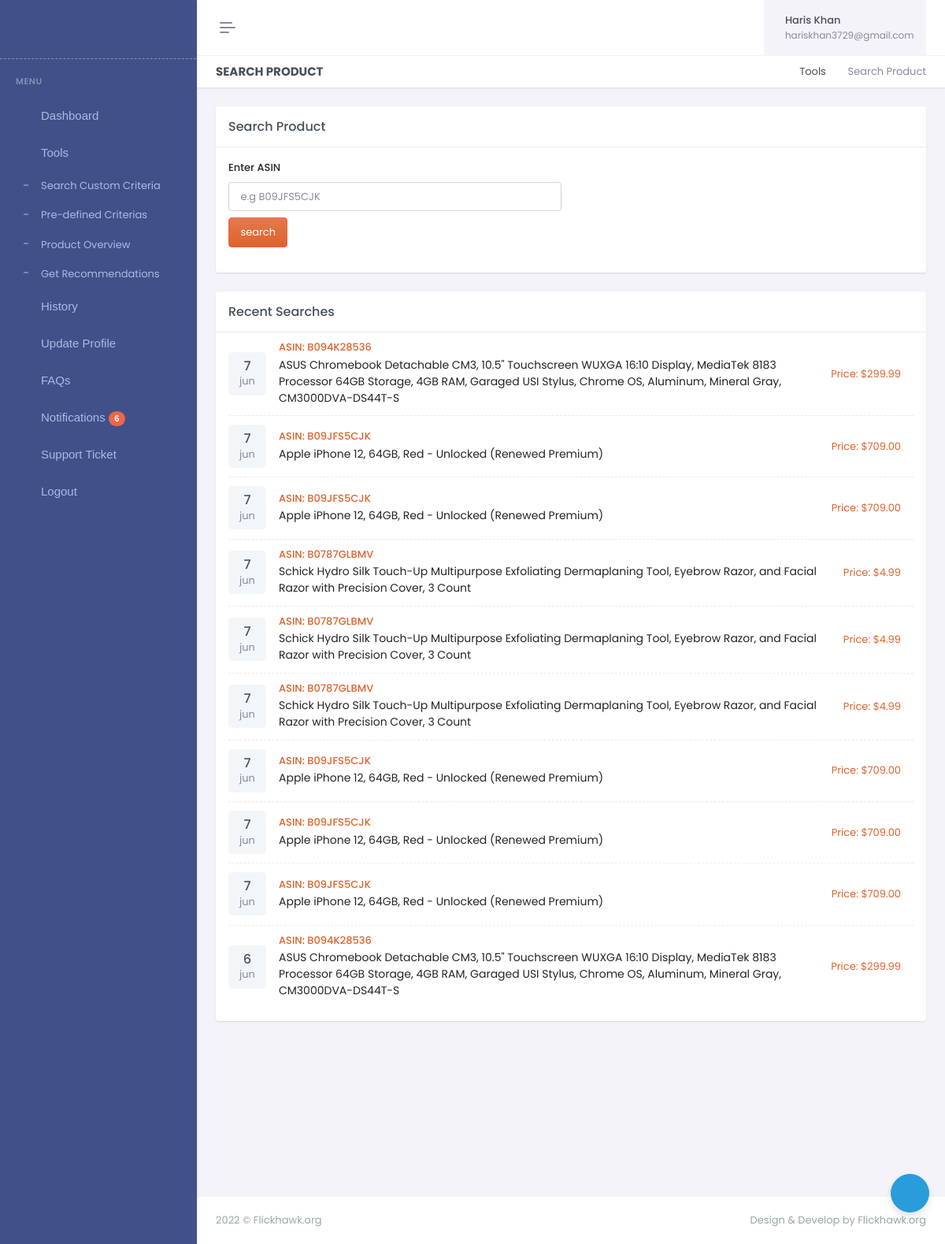
Screenshot of /searchproduct/ (signed in) with the database file from the repository.
### dashboard/models.py (models this page shows)
class History(models.Model):
	type_choices = (
		('asin_search','ASIN Search'),
		('recommendation','Recommendation'),
	)
	id = models.UUIDField(default=uuid.uuid4, unique=True, primary_key = True, editable=False)
	user = models.ForeignKey('auth.User',on_delete=models.CASCADE)
	history_type = models.CharField(max_length=500, choices=type_choices)
	detail = models.TextField(max_length=10000)
	url = models.CharField(max_length=5000, null=True, blank=True)
	created = models.DateTimeField(auto_now_add=True)

### dashboard/views.py (the view)
# urls.py: path('searchproduct/',views.searchproduct,name='searchproduct'),
@login_required(login_url="login")
def searchproduct(request):
    asin_history = History.objects.filter(Q(user=request.user) & Q(history_type="asin_search")).order_by('-created')[:10]
    context = {'asin_history':asin_history}
    return render(request,'dashboard/search_product.html',context)

### dashboard/views.py (called while the page is built)
@register.simple_tag
def str_to_json(value):
   return json.loads(value)

### dashboard/templates/dashboard/search_product.html (shortened to what this page needs)
{% extends 'dashboard/main.html' %}
{% load static %}
{% block body %}
<div class="main-content">
    <div class="page-content">
        <div class="container-fluid">
            <div class="row">
                <div class="col-12">
                    <div class="page-title-box d-sm-flex align-items-center justify-content-between">
                        <h4 class="mb-sm-0">Search Product</h4>
                        <div class="page-title-right">
                            <ol class="breadcrumb m-0">
                                <li class="breadcrumb-item"><a href="javascript: void(0);">Tools</a></li>
                                <li class="breadcrumb-item active">Search Product</li>
                            </ol>
                        </div>
                    </div>
                </div>
            </div>
            <div class="row">
                <div class="col-lg-12">
                    <div class="card">
                        <div class="card-header align-items-center d-flex">
                            <h4 class="card-title mb-0 flex-grow-1">Search Product</h4>
                        </div>
                        <div class="card-body">
                            <div class="live-preview">
                                <div class="row gy-4">
                                    <div class="col-xxl-3 col-md-6">
                                        <div>
                                            <label for="basiInput" class="form-label">Enter ASIN</label>
                                            <input type="text" class="form-control mb-1" id="asin" placeholder="e.g B09JFS5CJK">
                                            <button class="btn btn-danger mt-1 mb-3 bg-gradient" style="background: #DF622C;" onclick="asin_click()">search</button>
                                        </div>
                                    </div>
                                </div>
                            </div>
                        </div>
                    </div>
                </div>
            </div>
            <div class="row">
                <div class="col-md-12">
                    <div class="card">
                        <div class="card-header align-items-center d-flex">
                            <h4 class="card-title mb-0 flex-grow-1">Recent Searches</h4>
                        </div>
                        <div class="card-body pt-0">
                            <ul class="list-group list-group-flush border-dashed">
                                {% for history in asin_history %}
                                {% str_to_json history.detail as detail %}
                                <li class="list-group-item ps-0" onclick="window.location.href='{{history.url}}'" style="cursor:pointer;">
                                    <div class="row align-items-center g-3">
                                        <div class="col-auto">
                                            <div class="avatar-sm p-1 py-2 h-auto bg-light rounded-3">
                                                <div class="text-center">
                                                   <h5 class="mb-0">{{history.created.day}}</h5>
                                                   <div class="text-muted">{{history.created|date:'b' }}</div>
                                               </div>
                                           </div>
                                       </div>
                                       <div class="col">
                                        <h5 class="text-muted mt-0 mb-1 fs-13" style="color:#DF622C !important">ASIN: {{ detail.ASIN }}</h5>
                                        <a class="text-reset fs-14 mb-0">
                                        {{ detail.Title }}</a>
                                    </div>
                                    <div class="col-sm-auto">
                                        <div class="avatar-group" style="color:#DF622C">
                                            Price:
                                           {{ detail.Price }}
                                        </div>
                                    </div>
                                </div>
                            </li>
                            {% empty %}
                            <h5 class="mt-4">You didn't search anything yet</h5>
                            {% endfor %}
                        </ul>
                    </div>
                </div>
            </div>
        </div>
    </div>
</div>
</div>
{% endblock %}

### templates/dashboard/main.html
{% include "dashboard/header.html" %}
{% include "dashboard/menu.html" %}
{% block body %}
{% endblock %}
{% include "dashboard/footer.html" %}

### templates/dashboard/header.html (shortened to what this page needs)
<!doctype html>
{% load static %}
<html lang="en" data-layout="vertical" data-topbar="light" data-sidebar="dark" data-sidebar-size="lg">
<head>
<link href="{% static '/dashboard-assets/libs/jsvectormap/css/jsvectormap.min.css' %}" rel="stylesheet" type="text/css" />
<link href="{% static '/dashboard-assets/libs/swiper/swiper-bundle.min.css' %}" rel="stylesheet" type="text/css" />
<link href="{% static '/dashboard-assets/css/bootstrap.min.css' %}" rel="stylesheet" type="text/css" />
<link href="{% static '/dashboard-assets/css/icons.min.css' %}" rel="stylesheet" type="text/css" />
<link href="{% static '/dashboard-assets/css/app.min.css' %}" rel="stylesheet" type="text/css" />
<link href="{% static  '/dashboard-assets/css/custom.min.css' %}" rel="stylesheet" type="text/css" />
</head>
<body>
<div id="layout-wrapper">
<header id="page-topbar">
<div class="layout-width">
<div class="navbar-header">
    <div class="d-flex">
        <button type="button"
            class="btn btn-sm px-3 fs-16 header-item vertical-menu-btn topnav-hamburger"
            id="topnav-hamburger-icon">
            <span class="hamburger-icon">
                <span></span>
                <span></span>
                <span></span>
            </span>
        </button>
    </div>
    <div class="d-flex align-items-center">
        <div class="ms-1 header-item d-none d-sm-flex">
            <button type="button" class="btn btn-icon btn-topbar btn-ghost-secondary rounded-circle"
                data-toggle="fullscreen">
                <i class='bx bx-fullscreen fs-22'></i>
            </button>
        </div>
        <div class="ms-1 header-item d-none d-sm-flex">
            <button type="button"
                class="btn btn-icon btn-topbar btn-ghost-secondary rounded-circle light-dark-mode">
                <i class='bx bx-moon fs-22'></i>
            </button>
        </div>
        <div class="dropdown topbar-head-dropdown ms-1 header-item">
            <button type="button" class="btn btn-icon btn-topbar btn-ghost-secondary rounded-circle"
                id="page-header-notifications-dropdown" data-bs-toggle="dropdown" aria-haspopup="true"
                aria-expanded="false">
                <i class='bx bx-bell fs-22'></i>
            </button>
        </div>
        <div class="dropdown ms-sm-3 header-item topbar-user">
            <button type="button" class="btn" id="page-header-user-dropdown" data-bs-toggle="dropdown"
                aria-haspopup="true" aria-expanded="false">
                <span class="d-flex align-items-center">
                    <span class="text-start ms-xl-2">
                        <span class="d-none d-xl-inline-block ms-1 fw-medium user-name-text">{{request.user.first_name}}</span>
                        <span
                            class="d-none d-xl-block ms-1 fs-12 text-muted user-name-sub-text">{{request.user.email}}</span>
                    </span>
                </span>
            </button>
        </div>
    </div>
</div>
</div>
</header>

### templates/dashboard/menu.html (shortened to what this page needs)
{% load static %}
<div class="app-menu navbar-menu">
    <div class="navbar-brand-box mb-2 pb-1" style="padding-left: 0px; border-bottom: 1px dashed #838FB9;">
    </div>
    <div id="scrollbar">
        <div class="container-fluid">
            <ul class="navbar-nav" id="navbar-nav">
                <li class="menu-title"><span data-key="t-menu">Menu</span></li>
                <li class="nav-item">
                <a class="nav-link" href="{% url 'dashboard' %}" >
                        <i class="ri-dashboard-2-line"></i> <span data-key="t-dashboards">Dashboard</span>
                    </a>
                </li>
                <li class="nav-item">
                    <a class="nav-link menu-link" href="#sidebarLayouts" data-bs-toggle="collapse" role="button"
                        aria-expanded="false" aria-controls="sidebarLayouts">
                        <i class="ri-layout-3-line"></i> <span data-key="t-tools">Tools</span>
                    </a>
                    <div class="collapse menu-dropdown show" id="sidebarLayouts">
                        <ul class="nav nav-sm flex-column">
                            <li class="nav-item">
                                <a href="{% url 'query_products' %}"  class="nav-link"
                                    data-key="t-horizontal">Search Custom Criteria</a>
                            </li>
                            <li class="nav-item">
                                <a href="/products?pre-defined=true"  class="nav-link"
                                    data-key="t-horizontal">Pre-defined Criterias</a>
                            </li>
                            <li class="nav-item">
                                <a href="{% url 'searchproduct' %}"  class="nav-link"
                                    data-key="t-detached">Product Overview</a>
                            </li>
                            <li class="nav-item">
                                <a href="{% url 'paypal' %}"  class="nav-link"
                                    data-key="t-two-column">Get Recommendations</a>
                            </li>
                        </ul>
                    </div>
                </li>
                <li class="nav-item">
                    <a class="nav-link menu-link" href="{% url 'recent_activities' %}">
                        <i class="ri-honour-line"></i> <span data-key="t-widgets">History</span>
                    </a>
                </li>
                <li class="nav-item">
                    <a class="nav-link menu-link" href="{% url 'profile_edit' %}">
                        <i class="ri-user-line"></i> <span data-key="t-widgets">Update Profile</span>
                    </a>
                </li>
                <li class="nav-item">
                    <a class="nav-link menu-link" href="{% url 'faqs' %}">
                        <i class="ri-question-line"></i> <span data-key="t-widgets">FAQs</span>
                    </a>
                </li>
                <li class="nav-item">
                    <a class="nav-link menu-link" href="{% url 'notifications' %}">
                        <i class="bx bx-bell"></i> <span data-key="t-widgets">Notifications <span
                    class="badge rounded-pill bg-danger" id="notification_count2">6</span></span>
                    </a>
                </li>
                <li class="nav-item">
                    <a class="nav-link menu-link" href="{% url 'support_tickets' %}">
                        <i class="ri-chat-1-line"></i> <span data-key="t-widgets">Support Ticket</span>
                    </a>
                </li>
                <li class="nav-item">
                    <a class="nav-link menu-link" href="{% url 'logout' %}">
                        <i class="mdi mdi-logout"></i>  <span data-key="t-widgets">Logout</span>
                    </a>
                </li>
                        </ul>
                    </div>
        </div>
    </div>
</div>

### templates/dashboard/footer.html (shortened to what this page needs)
{% load static %}
<footer class="footer">
    <div class="container-fluid">
        <div class="row">
            <div class="col-sm-6">
                <script>document.write(new Date().getFullYear())</script> © Flickhawk.org
            </div>
            <div class="col-sm-6">
                <div class="text-sm-end d-none d-sm-block">
                    Design & Develop by Flickhawk.org
                </div>
            </div>
        </div>
    </div>
</footer>
<div class="customizer-setting d-none d-md-block">
<div class="btn-info btn-rounded shadow-lg btn btn-icon btn-lg p-2" data-bs-toggle="offcanvas"
    data-bs-target="#theme-settings-offcanvas" aria-controls="theme-settings-offcanvas">
    <i class='mdi mdi-spin mdi-cog-outline fs-22'></i>
</div>
</div>
</body>
</html>

### rows the page displays
History: created.day "7", created "jun", ASIN "B094K28536", Title "ASUS Chromebook Detachable CM3, 10.5\" Touchscreen WUXGA 16:10 Display, MediaTek 8183 Processor 64GB Storage, 4GB RAM, Garaged USI Stylus, Chrome OS, Aluminum, Mineral Gray, CM3000DVA-DS44T-S", Price "$299.99"
History: created.day "7", created "jun", ASIN "B09JFS5CJK", Title "Apple iPhone 12, 64GB, Red - Unlocked (Renewed Premium)", Price "$709.00"
History: created.day "7", created "jun", ASIN "B09JFS5CJK", Title "Apple iPhone 12, 64GB, Red - Unlocked (Renewed Premium)", Price "$709.00"
History: created.day "7", created "jun", ASIN "B0787GLBMV", Title "Schick Hydro Silk Touch-Up Multipurpose Exfoliating Dermaplaning Tool, Eyebrow Razor, and Facial Razor with Precision Cover, 3 Count", Price "$4.99"
History: created.day "7", created "jun", ASIN "B0787GLBMV", Title "Schick Hydro Silk Touch-Up Multipurpose Exfoliating Dermaplaning Tool, Eyebrow Razor, and Facial Razor with Precision Cover, 3 Count", Price "$4.99"
History: created.day "7", created "jun", ASIN "B0787GLBMV", Title "Schick Hydro Silk Touch-Up Multipurpose Exfoliating Dermaplaning Tool, Eyebrow Razor, and Facial Razor with Precision Cover, 3 Count", Price "$4.99"
History: created.day "7", created "jun", ASIN "B09JFS5CJK", Title "Apple iPhone 12, 64GB, Red - Unlocked (Renewed Premium)", Price "$709.00"
History: created.day "7", created "jun", ASIN "B09JFS5CJK", Title "Apple iPhone 12, 64GB, Red - Unlocked (Renewed Premium)", Price "$709.00"
History: created.day "7", created "jun", ASIN "B09JFS5CJK", Title "Apple iPhone 12, 64GB, Red - Unlocked (Renewed Premium)", Price "$709.00"
History: created.day "6", created "jun", ASIN "B094K28536", Title "ASUS Chromebook Detachable CM3, 10.5\" Touchscreen WUXGA 16:10 Display, MediaTek 8183 Processor 64GB Storage, 4GB RAM, Garaged USI Stylus, Chrome OS, Aluminum, Mineral Gray, CM3000DVA-DS44T-S", Price "$299.99"

### other values shown
{{ request.user.first_name }} "Haris Khan"
{{ request.user.email }} "hariskhan3729@gmail.com"
